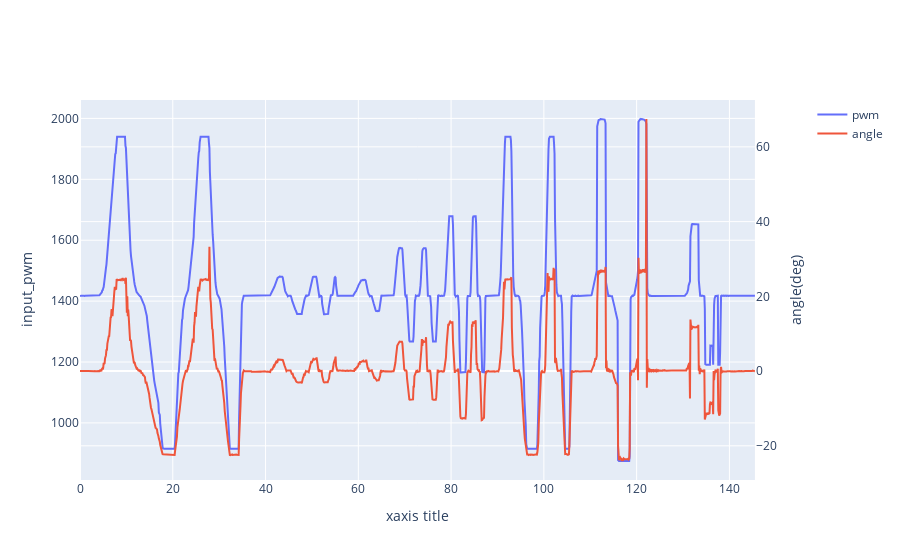

This figure's notebook cell:
### Code cell
import plotly.graph_objects as go
from plotly.subplots import make_subplots

angledata = deflection_dfs['rudder']
fig = make_subplots(specs=[[{"secondary_y": True}]])

fig.add_trace(go.Scatter(x=angledata.index, y=angledata.input_pwm, name="pwm"),secondary_y=False)
fig.add_trace(go.Scatter(x=angledata.index, y=angledata.angle, name="angle"),secondary_y=True)

fig.update_xaxes(title_text="xaxis title")

fig.update_yaxes(title_text="input_pwm", secondary_y=False)
fig.update_yaxes(title_text="angle(deg)", secondary_y=True)

fig.show()

### Figure 1 — Plotly figure (JSON) as saved in the notebook; plotly's stock layout.template omitted (floating-point values rounded to 4 significant figures; data arrays with more than 128 entries replaced by an {"elided": "..."} marker saying what was removed)
{"data": [{"name": "pwm", "type": "scatter", "x": {"elided": "1456 float values"}, "xaxis": "x", "y": {"elided": "1456 int values"}, "yaxis": "y"}, {"name": "angle", "type": "scatter", "x": {"elided": "1456 float values"}, "xaxis": "x", "y": {"elided": "1456 float values"}, "yaxis": "y2"}], "layout": {"xaxis": {"anchor": "y", "domain": [0, 0.94], "title": {"text": "xaxis title"}}, "yaxis": {"anchor": "x", "domain": [0, 1], "title": {"text": "input_pwm"}}, "yaxis2": {"anchor": "x", "overlaying": "y", "side": "right", "title": {"text": "angle(deg)"}}}}
